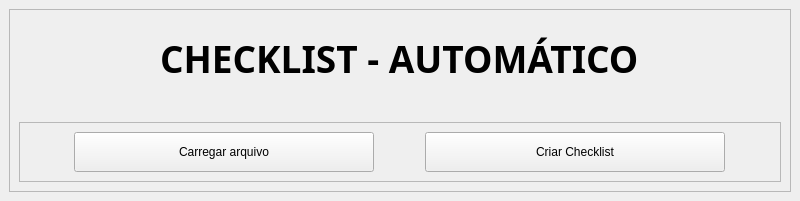
<?xml version="1.0" encoding="UTF-8"?>
<ui version="4.0">
 <class>MainWindow</class>
 <widget class="QMainWindow" name="MainWindow">
  <property name="geometry">
   <rect>
    <x>0</x>
    <y>0</y>
    <width>800</width>
    <height>201</height>
   </rect>
  </property>
  <property name="windowTitle">
   <string>MainWindow</string>
  </property>
  <widget class="QWidget" name="centralwidget">
   <layout class="QVBoxLayout" name="verticalLayout">
    <item>
     <widget class="QFrame" name="frame_3">
      <property name="frameShape">
       <enum>QFrame::StyledPanel</enum>
      </property>
      <property name="frameShadow">
       <enum>QFrame::Raised</enum>
      </property>
      <layout class="QVBoxLayout" name="verticalLayout_2">
       <item alignment="Qt::AlignHCenter">
        <widget class="QLabel" name="label">
         <property name="font">
          <font>
           <family>Segoe UI Black</family>
           <pointsize>28</pointsize>
           <bold>true</bold>
          </font>
         </property>
         <property name="text">
          <string>CHECKLIST - AUTOMÁTICO</string>
         </property>
        </widget>
       </item>
       <item alignment="Qt::AlignBottom">
        <widget class="QFrame" name="frame_2">
         <property name="frameShape">
          <enum>QFrame::StyledPanel</enum>
         </property>
         <property name="frameShadow">
          <enum>QFrame::Raised</enum>
         </property>
         <layout class="QHBoxLayout" name="horizontalLayout">
          <item>
           <widget class="QPushButton" name="btn_CarregarArquivos">
            <property name="minimumSize">
             <size>
              <width>30</width>
              <height>40</height>
             </size>
            </property>
            <property name="maximumSize">
             <size>
              <width>300</width>
              <height>16777215</height>
             </size>
            </property>
            <property name="text">
             <string>Carregar arquivo</string>
            </property>
           </widget>
          </item>
          <item>
           <widget class="QPushButton" name="btn_CriarCL">
            <property name="minimumSize">
             <size>
              <width>30</width>
              <height>40</height>
             </size>
            </property>
            <property name="maximumSize">
             <size>
              <width>300</width>
              <height>16777215</height>
             </size>
            </property>
            <property name="text">
             <string>Criar Checklist</string>
            </property>
           </widget>
          </item>
         </layout>
        </widget>
       </item>
      </layout>
     </widget>
    </item>
   </layout>
  </widget>
 </widget>
 <resources/>
 <connections/>
</ui>
